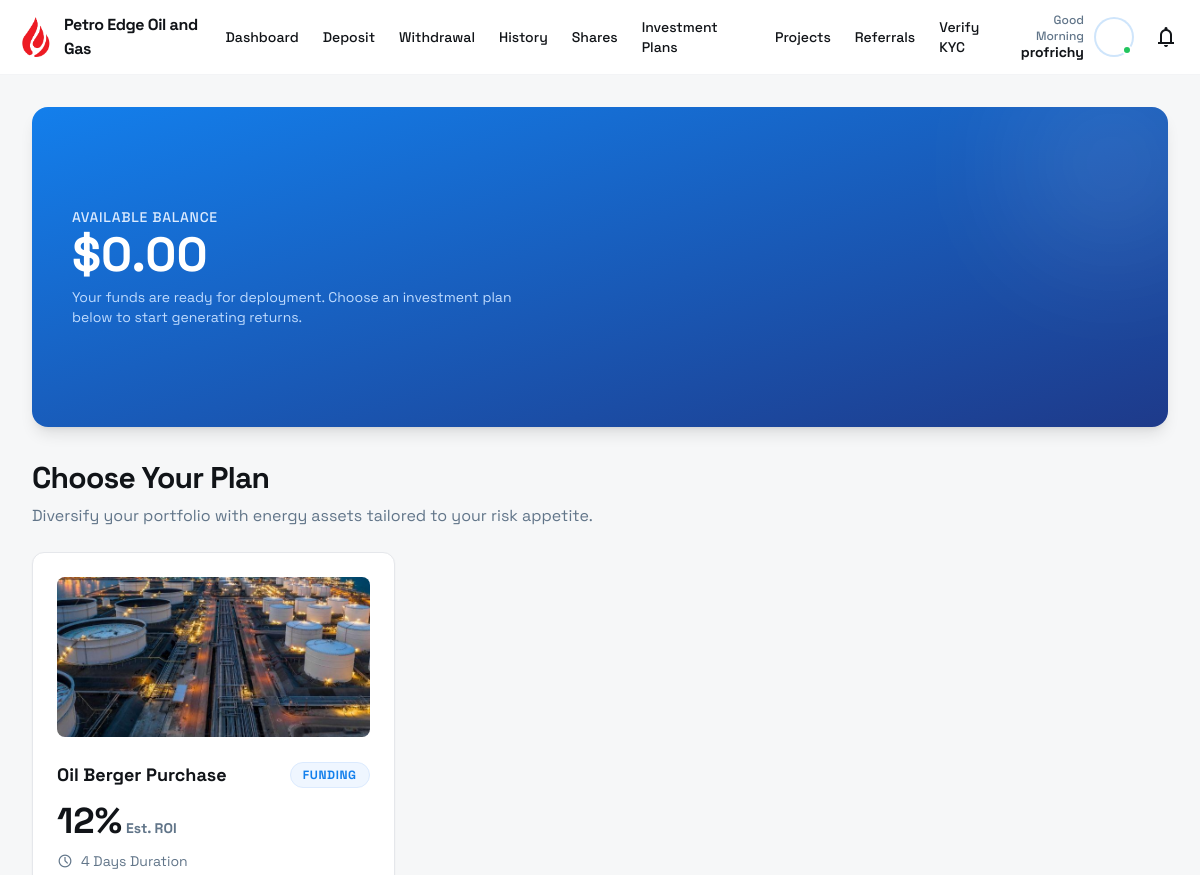
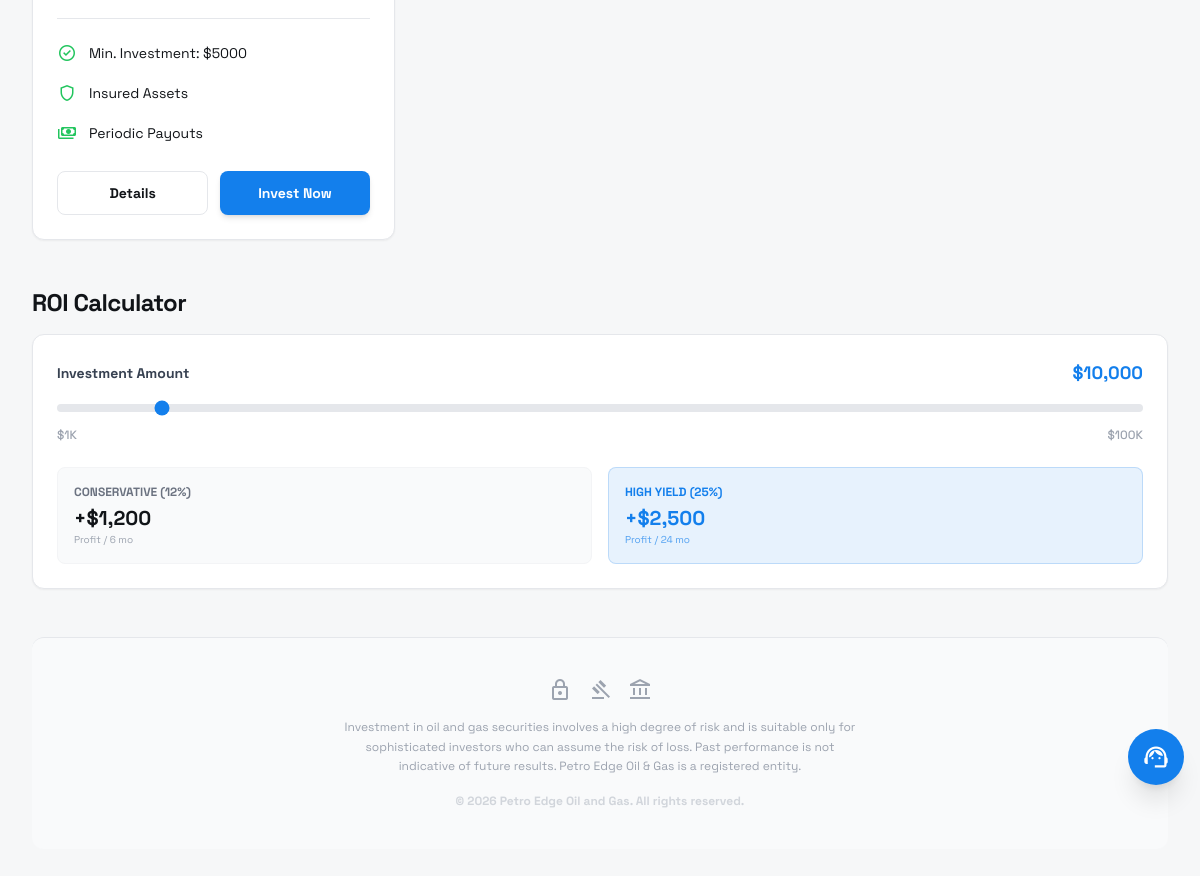
The page /investment-plan/ (signed in) on the database its author committed (2 pictures, top to bottom).
### core_app/models.py (models this page shows, shortened)
class Account(models.Model):
    user = models.OneToOneField(User, on_delete=models.CASCADE, related_name='account')
    balance = models.DecimalField(max_digits=12, decimal_places=2, default=0.00)
    trading_balance = models.DecimalField(max_digits=12, decimal_places=2, default=0.00,
                                          help_text="Balance from shares/bonds profits")
    account_number = models.CharField(max_length=12, unique=True, editable=False)
    referral_code = models.CharField(max_length=10, unique=True, blank=True, null=True)
    referred_by = models.ForeignKey('self', on_delete=models.SET_NULL, null=True, blank=True, related_name='referrals')
    referral_earnings = models.DecimalField(max_digits=12, decimal_places=2, default=0.00,
                                            help_text="Total earnings from referral bonuses")
    created_at = models.DateTimeField(auto_now_add=True)
    updated_at = models.DateTimeField(auto_now=True)

class Project(models.Model):
    STATUS_CHOICES = (
        ('funding', 'Funding'),
        ('active', 'Active'),
        ('completed', 'Completed'),
    )
    title = models.CharField(max_length=200)
    description = models.TextField()
    min_investment = models.DecimalField(max_digits=12, decimal_places=2)
    return_rate = models.DecimalField(max_digits=5, decimal_places=2, help_text="Percentage return (e.g. 15.00)")
    duration_days = models.IntegerField(help_text="Duration in days")
    status = models.CharField(max_length=20, choices=STATUS_CHOICES, default='funding')
    image = models.ImageField(upload_to='projects/', blank=True, null=True)
    created_at = models.DateTimeField(auto_now_add=True)

### core_app/views.py (the view)
# urls.py: path('investment-plan/', views.investment_plan, name='investment_plan'),
@login_required
def investment_plan(request):
    account = request.user.account
    projects = Project.objects.filter(status='funding')
    payment_methods = PaymentMethod.objects.filter(is_active=True)
    return render(request, 'investment-plan.html', {
        'projects': projects,
        'payment_methods': payment_methods,
        'account': account
    })

### core_app/templates/investment-plan.html (shortened to what this page needs)
{% extends 'base_dashboard.html' %}
{% block content %}
     <main class="w-full max-w-7xl mx-auto md:p-6 lg:p-8">
        <div class="relative w-full h-[220px] md:h-[320px] bg-gradient-to-br from-primary to-blue-900 flex flex-col justify-center overflow-hidden md:rounded-2xl shadow-lg mb-8 p-6 md:p-10 text-white">
            <div class="relative z-10">
                <p class="text-blue-100 text-sm font-medium mb-1 uppercase tracking-wider">Available Balance</p>
                <h1 class="text-4xl md:text-5xl font-black mb-2">${{ account.balance|floatformat:2 }}</h1>
                <p class="text-blue-200 text-xs md:text-sm max-w-md">Your funds are ready for deployment. Choose an investment plan below to start generating returns.</p>
            </div>
            <div class="absolute top-0 right-0 -mt-10 -mr-10 w-48 h-48 bg-white/10 rounded-full blur-3xl"></div>
        </div>
        <div class="px-4 md:px-0 mb-6">
            <h2 class="text-text-main-light dark:text-text-main-dark tracking-tight text-3xl font-bold leading-tight">Choose Your Plan</h2>
            <p class="text-text-sec-light dark:text-text-sec-dark text-sm md:text-base mt-2">Diversify your portfolio with energy assets tailored to your risk appetite.</p>
        </div>
        <div class="grid grid-cols-1 md:grid-cols-2 lg:grid-cols-3 gap-6 px-4 md:px-0 mb-12">
            {% for project in projects %}
            <div class="flex flex-1 flex-col gap-4 rounded-xl border border-solid border-gray-200 dark:border-gray-700 bg-surface-light dark:bg-surface-dark p-6 shadow-sm hover:shadow-lg transition-shadow">
                {% if project.image %}
                    <img src="{{ project.image.url }}" alt="{{ project.title }}" class="w-full h-40 object-cover rounded-lg mb-2">
                {% endif %}
                <div class="flex flex-col gap-2">
                    <div class="flex items-center justify-between">
                        <h3 class="text-text-main-light dark:text-text-main-dark text-lg font-bold">{{ project.title }}</h3>
                        <span class="text-primary text-xs font-bold uppercase tracking-wider rounded-full bg-blue-50 dark:bg-blue-900/30 px-3 py-1 border border-blue-100 dark:border-blue-800">{{ project.status|title }}</span>
                    </div>
                    <div class="flex items-baseline gap-1 mt-1">
                        <span class="text-text-main-light dark:text-text-main-dark text-4xl font-black">{{ project.return_rate|floatformat:0 }}%</span>
                        <span class="text-text-sec-light dark:text-text-sec-dark text-sm font-bold">Est. ROI</span>
                    </div>
                    <div class="flex items-center gap-2 text-sm text-text-sec-light dark:text-text-sec-dark">
                        <span class="material-symbols-outlined text-base">schedule</span>
                        <span>{{ project.duration_days }} Days Duration</span>
                    </div>
                </div>
                <div class="h-px bg-gray-200 dark:bg-gray-700 my-1"></div>
                <div class="flex flex-col gap-3">
                    <div class="flex items-center gap-3 text-sm text-text-main-light dark:text-text-main-dark">
                        <span class="material-symbols-outlined text-green-500 text-xl">check_circle</span>
                        <span>Min. Investment: ${{ project.min_investment|floatformat:0 }}</span>
                    </div>
                    <div class="flex items-center gap-3 text-sm text-text-main-light dark:text-text-main-dark">
                        <span class="material-symbols-outlined text-green-500 text-xl">shield</span>
                        <span>Insured Assets</span>
                    </div>
                    <div class="flex items-center gap-3 text-sm text-text-main-light dark:text-text-main-dark">
                        <span class="material-symbols-outlined text-green-500 text-xl">payments</span>
                        <span>Periodic Payouts</span>
                    </div>
                </div>
                <div class="mt-auto flex flex-col gap-3 pt-2">
                    <div class="flex gap-3">
                        <button type="button" class="flex-1 rounded-lg h-11 px-4 border border-gray-200 dark:border-gray-600 text-text-main-light dark:text-text-main-dark text-sm font-bold hover:bg-gray-50 dark:hover:bg-gray-700 transition-colors">Details</button>
                        <button type="button" onclick="openInvestModal('{{ project.id }}', '{{ project.title }}', '{{ project.min_investment }}')" class="flex-1 rounded-lg h-11 px-4 bg-primary text-white text-sm font-bold shadow-md hover:bg-blue-600 transition-colors">Invest Now</button>
                    </div>
                </div>
            </div>
            {% endfor %}
        </div>
        <div class="px-4 md:px-0 mb-12">
            <h2 class="text-text-main-light dark:text-text-main-dark tracking-tight text-2xl font-bold leading-tight text-left mb-4">ROI Calculator</h2>
            <div class="bg-surface-light dark:bg-surface-dark rounded-xl border border-gray-200 dark:border-gray-700 p-6 shadow-sm">
                <div class="flex flex-col gap-6">
                    <div>
                        <div class="flex justify-between items-center mb-2">
                            <label class="text-sm font-bold text-gray-700 dark:text-gray-300">Investment Amount</label>
                            <span class="text-primary font-bold text-lg">$10,000</span>
                        </div>
                        <input class="w-full h-2 bg-gray-200 rounded-lg appearance-none cursor-pointer dark:bg-gray-700 accent-primary" max="100000" min="1000" type="range" value="10000"/>
                        <div class="flex justify-between text-xs text-gray-400 mt-2 font-medium">
                            <span>$1K</span>
                            <span>$100K</span>
                        </div>
                    </div>
                    <div class="grid grid-cols-2 gap-4">
                        <div class="p-4 bg-gray-50 dark:bg-gray-800 rounded-lg border border-gray-100 dark:border-gray-700">
                            <p class="text-xs text-gray-500 dark:text-gray-400 font-bold uppercase mb-1">Conservative (12%)</p>
                            <p class="text-xl font-black text-text-main-light dark:text-text-main-dark">+$1,200</p>
                            <p class="text-[10px] text-gray-400">Profit / 6 mo</p>
                        </div>
                        <div class="p-4 bg-primary/10 dark:bg-blue-900/20 rounded-lg border border-primary/20">
                            <p class="text-xs text-primary font-bold uppercase mb-1">High Yield (25%)</p>
                            <p class="text-xl font-black text-primary">+$2,500</p>
                            <p class="text-[10px] text-primary/70">Profit / 24 mo</p>
                        </div>
                    </div>
                </div>
            </div>
        </div>
        <div class="px-6 py-10 bg-gray-50 dark:bg-surface-dark/50 mt-8 border-t border-gray-200 dark:border-gray-800 rounded-xl">
            <div class="flex flex-col gap-4 max-w-lg mx-auto text-center">
                <div class="flex justify-center gap-4 text-gray-400 dark:text-gray-500">
                    <span class="material-symbols-outlined">lock</span>
                    <span class="material-symbols-outlined">gavel</span>
                    <span class="material-symbols-outlined">account_balance</span>
                </div>
                <p class="text-xs text-gray-400 dark:text-gray-500 leading-relaxed">
                     Investment in oil and gas securities involves a high degree of risk and is suitable only for sophisticated investors who can assume the risk of loss. Past performance is not indicative of future results. Petro Edge Oil & Gas is a registered entity.
                 </p>
                <p class="text-xs font-bold text-gray-300 dark:text-gray-600">© 2026 Petro Edge Oil and Gas. All rights reserved.</p>
            </div>
        </div>
    </main>
    <div class="fixed bottom-24 right-4 z-40">
        <button class="flex items-center justify-center size-14 rounded-full bg-primary text-white shadow-xl hover:bg-blue-600 hover:scale-105 transition-all">
            <span class="material-symbols-outlined" style="font-size: 28px;">support_agent</span>
        </button>
    </div>
{% endblock %}

### core_app/templates/base_dashboard.html (shortened to what this page needs)
{% load static %}
<!DOCTYPE html>
<html class="light" lang="en">
<head>
    <script src="https://cdn.tailwindcss.com?plugins=forms,container-queries"></script>
    <link rel="stylesheet" href="{% static 'css/style.css' %}">
</head>
<body class="bg-background-light dark:bg-background-dark font-display text-text-main-light dark:text-text-main-dark transition-colors duration-200 antialiased overflow-x-hidden pb-24 md:pb-0">
    <header class="sticky top-0 z-50 bg-surface-light/95 dark:bg-surface-dark/95 backdrop-blur-sm border-b border-gray-100 dark:border-gray-800 px-4 py-3 flex justify-between items-center transition-colors">
        <div class="flex items-center gap-2">
           <img src="{% static 'images/logo.png' %}" alt="Petro Edge Logo" class="h-10 w-auto">
            <h1 class="font-bold tracking-tight">Petro Edge Oil and Gas</h1>
        </div>
        <nav class="hidden md:flex items-center gap-6">
            <a href="{% url 'dashboard' %}" class="text-sm font-medium hover:text-primary transition-colors">Dashboard</a>
            <a href="{% url 'deposit' %}" class="text-sm font-medium hover:text-primary transition-colors">Deposit</a>
            <a href="{% url 'withdrawal' %}" class="text-sm font-medium hover:text-primary transition-colors">Withdrawal</a>
            <a href="{% url 'transaction_history' %}" class="text-sm font-medium hover:text-primary transition-colors">History</a>
            <a href="{% url 'shares' %}" class="text-sm font-medium hover:text-primary transition-colors">Shares</a>
            <a href="{% url 'investment_packages' %}" class="text-sm font-medium hover:text-primary transition-colors">Investment Plans</a>
            <a href="{% url 'investment_plan' %}" class="text-sm font-medium hover:text-primary transition-colors">Projects</a>
            <a href="{% url 'referral_dashboard' %}" class="text-sm font-medium hover:text-primary transition-colors">Referrals</a>
            <a href="{% url 'kyc_verification' %}" class="text-sm font-medium hover:text-primary transition-colors">Verify KYC</a>
        </nav>
        <div class="flex items-center gap-4">
             <div class="hidden md:flex items-center gap-3">
                <div class="text-right hidden lg:block">
                    <p class="text-xs text-text-sec-light dark:text-text-sec-dark font-medium">Good Morning</p>
                    <h2 class="text-sm font-bold leading-tight">{{ user.first_name|default:user.username }}</h2>
                </div>
                <div class="relative cursor-pointer">
                    <div class="bg-center bg-no-repeat bg-cover rounded-full size-9 ring-2 ring-primary/20" style='background-image: url("https://lh3.googleusercontent.com/aida-public/AB6AXuDFEJRz1-RbqrQOkNw_fU6BWcuFrfkTcd-k5VjFJUsQ3jD5WST0v7kCPYhjOLfaD0H-5yXofIqzSLy1XduY8JPD5nd1dvvpcGfUr7-6aBtcANcsLWlKclKEd1SqA0EkQ155cpXeu2uwysGMl6l8XG-QFuMnlY3SrzHqsoIHv54iUiaZKn8WBbL9G_WGQungSfeewbF4VT-qPS9ICyrRbuO1qJ1K-VOQJc3lLvNfzlR4-LAlJo19WY8S9lM2CcPCK5WBChukceQY9FUk");'></div>
                    <div class="absolute bottom-0 right-0 size-2.5 bg-green-500 rounded-full border-2 border-white dark:border-background-dark"></div>
                </div>
            </div>
            <div class="relative" id="notification-container">
                <button id="notification-btn" class="relative flex size-9 items-center justify-center rounded-full hover:bg-gray-100 dark:hover:bg-gray-700 transition-colors">
                    <span class="material-symbols-outlined text-text-main-light dark:text-text-main-dark">notifications</span>
                </button>
            </div>
        </div>
    </header>
    {% block content %}{% endblock %}
</body>
</html>

### core_app/static/css/style.css (style rules this page uses)
html { scroll-behavior: smooth; }

### rows shown on the page
Account: balance "0.00"
Project: image (picture), title "Oil Berger Purchase", status "FUNDING", return_rate "12", duration_days "4", min_investment "5000"

### other values the page prints
{{ user.first_name|default:user.username }} "profrichy"
